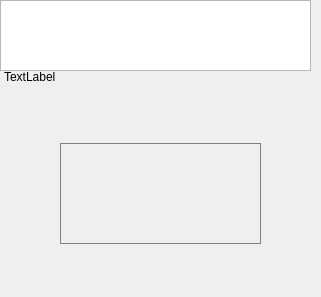
    <widget class="QWidget" name="tab_6">
     <attribute name="title">
      <string>tab_6</string>
     </attribute>
     <widget class="QTableWidget" name="tableWidget_2">
      <property name="geometry">
       <rect>
        <x>0</x>
        <y>0</y>
        <width>311</width>
        <height>71</height>
       </rect>
      </property>
     </widget>
     <widget class="QLabel" name="evento_gif">
      <property name="geometry">
       <rect>
        <x>60</x>
        <y>143</y>
        <width>201</width>
        <height>101</height>
       </rect>
      </property>
      <property name="styleSheet">
       <string notr="true">#evento_gif
{
background-image: url(:/iconos/images/Iconos/Play_azul.png);
background-repeat: none;
background-position: center;
border-style: solid;
border-color: gray;
border-width: 1px;
}

#evento_gif::pressed
{
background-image: url(:/iconos/images/Iconos/Play_blanco.png);
background-repeat: none;
background-position: center;
}</string>
      </property>
      <property name="text">
       <string/>
      </property>
     </widget>
     <widget class="QLabel" name="explicacion">
      <property name="geometry">
       <rect>
        <x>4</x>
        <y>70</y>
        <width>261</width>
        <height>71</height>
       </rect>
      </property>
      <property name="text">
       <string>TextLabel</string>
      </property>
      <property name="alignment">
       <set>Qt::AlignLeading|Qt::AlignLeft|Qt::AlignTop</set>
      </property>
     </widget>
     <widget class="QPushButton" name="key_OK">
      <property name="geometry">
       <rect>
        <x>211</x>
        <y>250</y>
        <width>81</width>
        <height>31</height>
       </rect>
      </property>
      <property name="focusPolicy">
       <enum>Qt::NoFocus</enum>
      </property>
      <property name="styleSheet">
       <string notr="true">#key_OK{ 
background-image: url(:/iconos/images/Iconos/Listo_azul.png);
border: none;
background-repeat: none;
background-position: center;
}

#key_OK::pressed{ 
background-image: url(:/iconos/images/Iconos/Listo_blanco.png);
border: none;
background-repeat: none;
background-position: center;
}</string>
      </property>
      <property name="text">
       <string/>
      </property>
      <property name="checkable">
       <bool>false</bool>
      </property>
     </widget>
     <widget class="QPushButton" name="key_Reschedule">
      <property name="geometry">
       <rect>
        <x>20</x>
        <y>247</y>
        <width>111</width>
        <height>41</height>
       </rect>
      </property>
      <property name="focusPolicy">
       <enum>Qt::NoFocus</enum>
      </property>
      <property name="styleSheet">
       <string notr="true">#key_Reschedule{ 
background-image: url(:/iconos/images/Iconos/Posponer_azul.png);
border: none;
background-repeat: none;
background-position: center;
}

#key_Reschedule::checked{ 
background-image: url(:/iconos/images/Iconos/Posponer_blanco.png);
border: none;
background-repeat: none;
background-position: center;
}</string>
      </property>
      <property name="text">
       <string/>
      </property>
      <property name="checkable">
       <bool>true</bool>
      </property>
      <property name="checked">
       <bool>false</bool>
      </property>
     </widget>
     <widget class="QLabel" name="label_horas">
      <property name="geometry">
       <rect>
        <x>30</x>
        <y>256</y>
        <width>61</width>
        <height>23</height>
       </rect>
      </property>
      <property name="text">
       <string/>
      </property>
     </widget>
     <widget class="QPushButton" name="ayuda_btn">
      <property name="geometry">
       <rect>
        <x>267</x>
        <y>73</y>
        <width>45</width>
        <height>45</height>
       </rect>
      </property>
      <property name="styleSheet">
       <string notr="true">#ayuda_btn{ 
background-image: url(:/iconos/images/Iconos/Ayuda_azul.png);
border: none;
background-repeat: none;
background-position: center;
}

#ayuda_btn::pressed{ 
background-image: url(:/iconos/images/Iconos/Ayuda_blanco.png);
border: none;
background-repeat: none;
background-position: center;
}</string>
      </property>
      <property name="text">
       <string/>
      </property>
     </widget>
    </widget>
